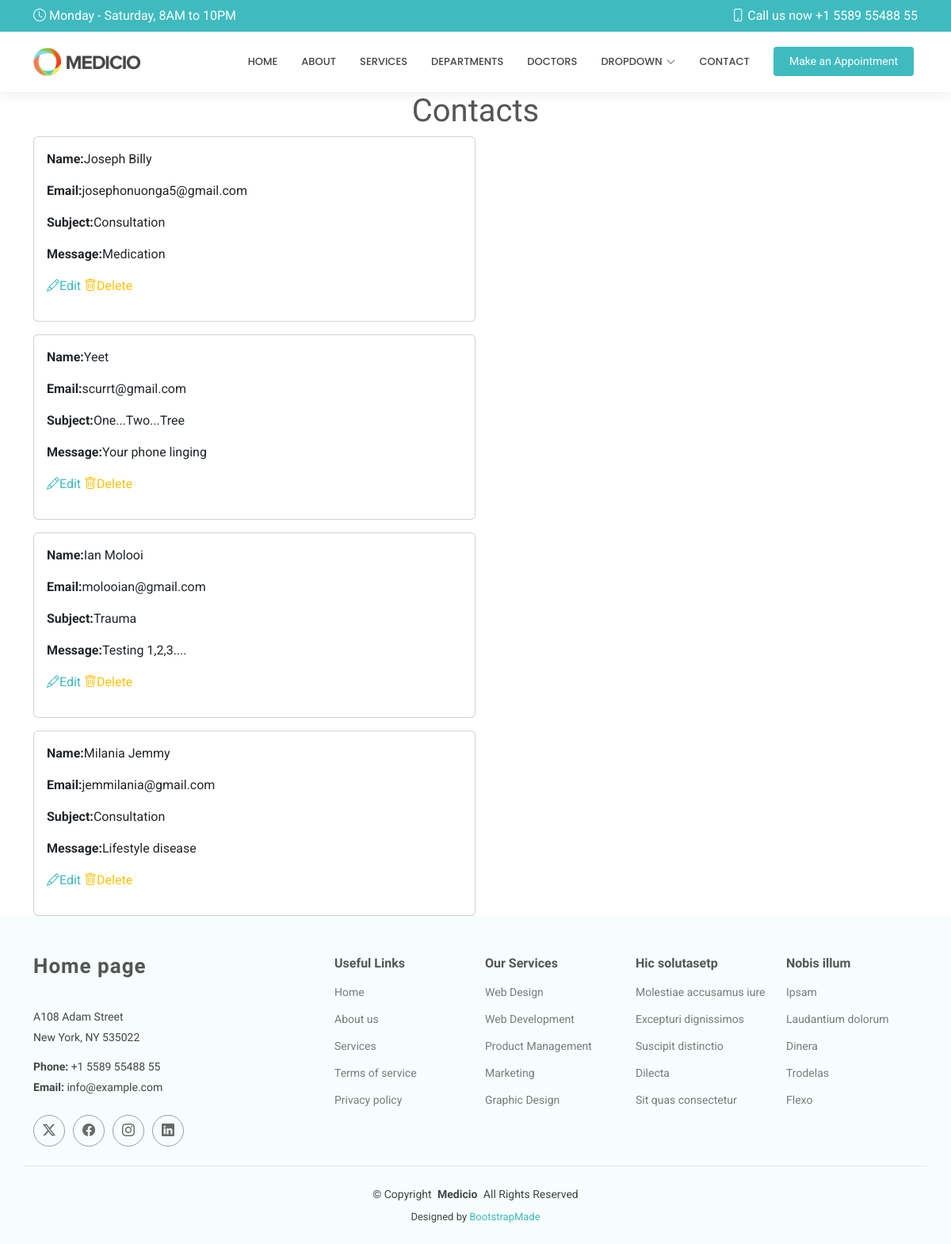
The app's page /show-contacts/, older data.
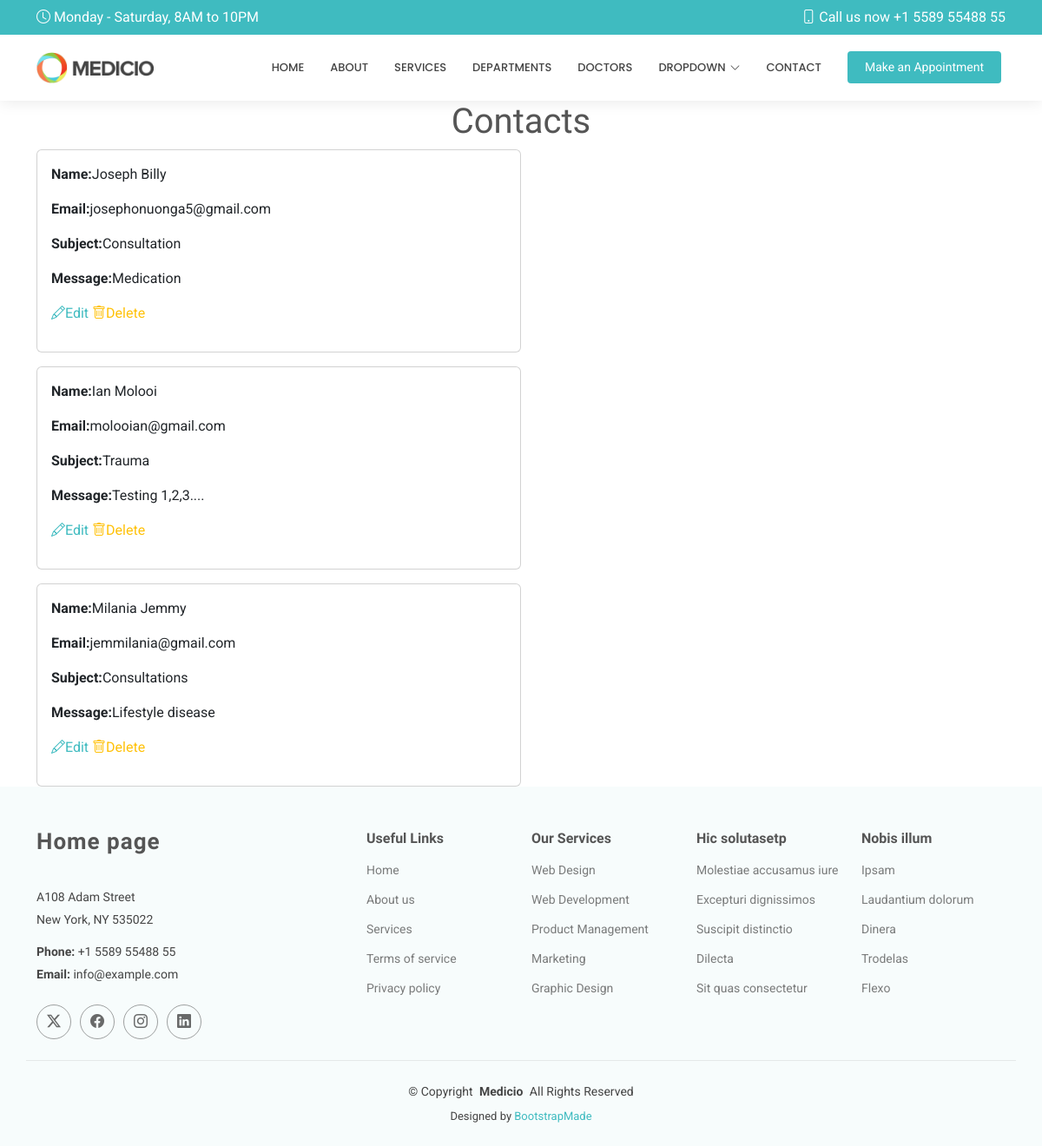
The same page, newer data.
### HospitalApp/models.py (models this page shows, shortened)
class Contact(models.Model):
    name = models.CharField(max_length=50)
    email = models.EmailField()
    subject = models.CharField(max_length=50)
    message = models.TextField()

### HospitalApp/views.py (the view)
# urls.py: path('show-contacts/', views.showcont, name='show-contacts'),
def showcont(request):
    all = Contact.objects.all()
    return render(request, 'showcontacts.html', {'contacts': all})

### Templates/showcontacts.html (shortened to what this page needs)
{% extends 'starter-page.html' %}
{% load static %}
{% block content %}
    <h1 class="text-center">Contacts</h1>
    <div class="d-flex  gap-3 container flex-wrap">
    {% for x in contacts %}
        <div class="card p-3 w-50">
        <p><b>Name:</b>{{ x.name }}</p>
        <p><b>Email:</b>{{ x.email }}</p>
        <p><b>Subject:</b>{{ x.subject }}</p>
        <p><b>Message:</b>{{ x.message }}</p>
        <p>
             <a href="{% url 'edit-contact-details' x.id%}">
                <i class="bi bi-pencil"></i>Edit
            </a>
            <a href="/deletecont/{{ x.id }}" class="text-warning ">
                 <i class="bi bi-trash"></i>Delete
            </a>
        </p>
        </div>
    {% endfor %}
    </div>
{% endblock %}

Row changes from the older to the newer data that the page shows:
removed Contact: name "Yeet", email "scurrt@gmail.com", subject "One...Two...Tree", message "Your phone linging"
changed Contact "Milania Jemmy": subject "Consultation" → "Consultations"
